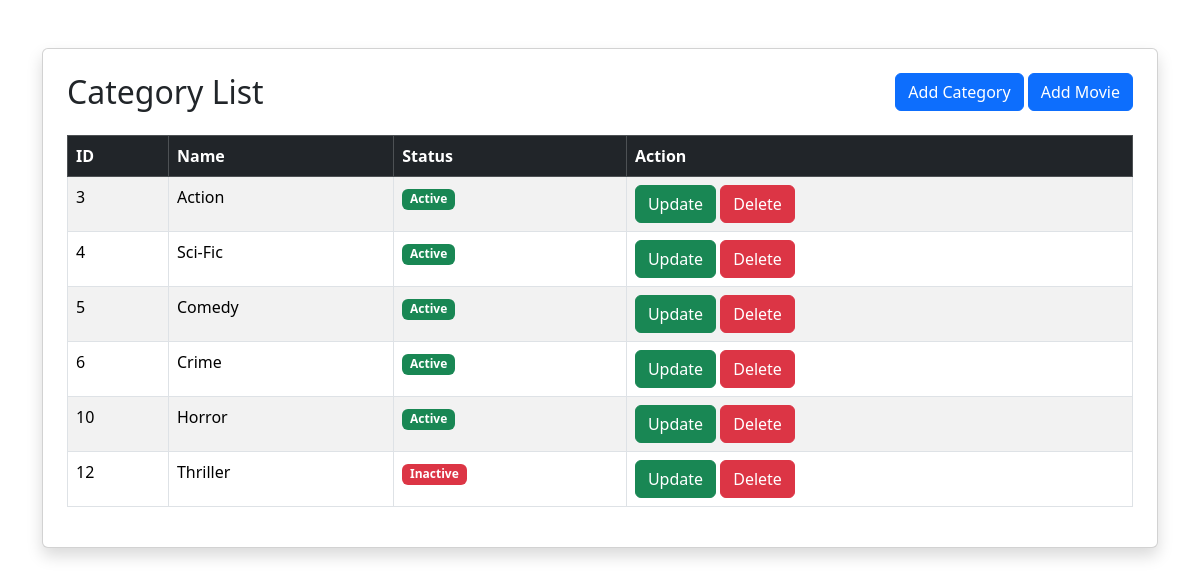
The page /movie/category_list/ (signed in) on the database its author committed.
### movie/models.py (models this page shows, shortened)
class Category(models.Model):
    name = models.CharField(max_length=50)
    is_active = models.BooleanField(default=True)

### movie/views.py (the view)
# urls.py: path('category_list/', category_list, name='category_list'),
@login_required
def category_list(request):
    category = Category.objects.all()
    context = {
        "category": category
    }
    return render(request, 'category/index.html', context)

### movie/templates/category/index.html (shortened to what this page needs)
<!DOCTYPE html>
<html lang="en">
<head>
    <link href="https://cdn.jsdelivr.net/npm/bootstrap@5.3.3/dist/css/bootstrap.min.css" rel="stylesheet">
</head>
<body>
<div class="container mt-5">
    <div class="card shadow p-4">
        <div class="d-flex justify-content-between mb-3">
            <h2>Category List</h2>
            <div>
                <a href="{% url 'category_create' %}" class="btn btn-primary">
                    Add Category
                </a>
                <a href="{% url 'movie_create' %}" class="btn btn-primary">
                    Add Movie
                </a>
            </div>
        </div>
        <table class="table table-bordered table-striped">
            <thead class="table-dark">
                <tr>
                    <th>ID</th>
                    <th>Name</th>
                    <th>Status</th>
                    <th>Action</th>
                </tr>
            </thead>
            <tbody>
                {% for c in category %}
                <tr>
                    <td>{{ c.id }}</td>
                    <td>{{ c.name }}</td>
                    <td>
                        {% if c.is_active %}
                            <span class="badge bg-success">Active</span>
                        {% else %}
                            <span class="badge bg-danger">Inactive</span>
                        {% endif %}
                    </td>
                    <td>
                        <a href="{% url "category_update" c.id %}" class="btn btn-success">
                            Update
                        </a>
                        <a href="{% url "category_delete" c.id %}" class="btn btn-danger">
                            Delete
                        </a>
                    </td>
                </tr>
                {% empty %}
                <tr>
                    <td colspan="3" class="text-center">No categories found.</td>
                </tr>
                {% endfor %}
            </tbody>
        </table>
    </div>
</div>
</body>
</html>

### rows shown on the page
Category: id "3", name "Action", is_active "Active"
Category: id "4", name "Sci-Fic", is_active "Active"
Category: id "5", name "Comedy", is_active "Active"
Category: id "6", name "Crime", is_active "Active"
Category: id "10", name "Horror", is_active "Active"
Category: id "12", name "Thriller", is_active "Inactive"
